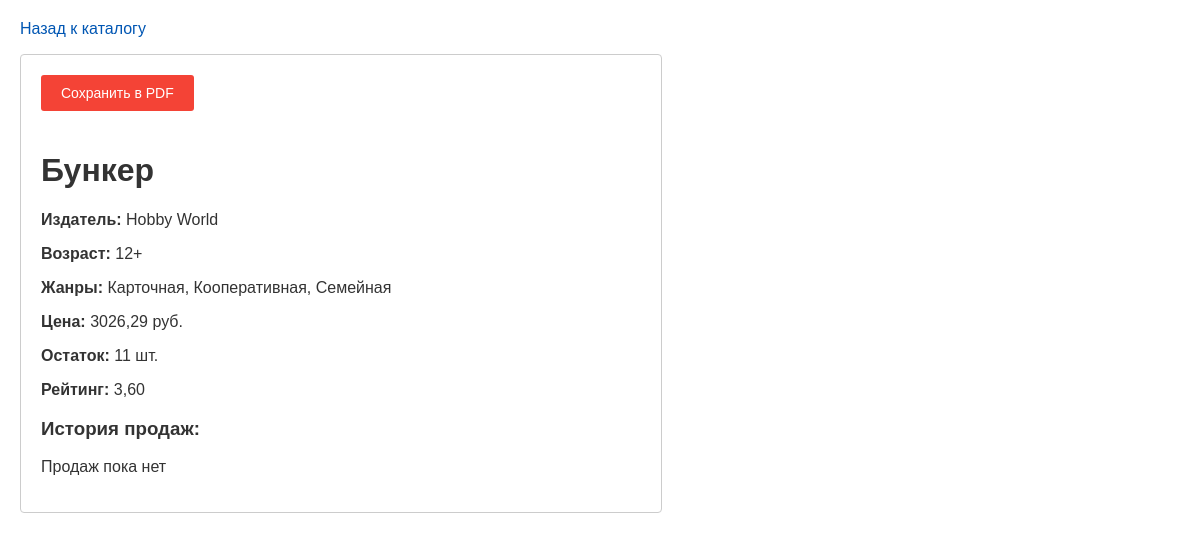
The page /game/39/ on the database its author committed.
### puzzlestore/models.py (models this page shows, shortened)
class BoardGame(models.Model):
    name = models.CharField(
        max_length=255,
        verbose_name="Название игры"
    )
    image = models.ImageField(
        upload_to='games/',
        blank=True,
        null=True,
        verbose_name="Изображение"
    )
    rules_file = models.FileField(
        upload_to='rules/',
        blank=True,
        null=True,
        verbose_name="Правила (PDF)",
        validators=[
            FileExtensionValidator(
                allowed_extensions=['pdf'],
                message='Файл правил должен быть в формате PDF'
            )
        ]
    )
    description = models.TextField(
        blank=True,
        null=True,
        verbose_name="Описание"
    )
    price = models.DecimalField(
        max_digits=10,
        decimal_places=2,
        verbose_name="Цена"
    )
    age_limit = models.ForeignKey(
        AgeLimit,
        on_delete=models.PROTECT,
        related_name='board_games',
        verbose_name="Возрастное ограничение"
    )
    publisher = models.ForeignKey(
        Publisher,
        on_delete=models.PROTECT,
        related_name='board_games',
        verbose_name="Издатель"
    )
    genres = models.ManyToManyField(
        Genre,
        verbose_name="Жанры",
        related_name='board_games'
    )
    creators = models.ManyToManyField(
        Creator,
        through='BoardGameCreator',
        through_fields=('game', 'creator'),
        verbose_name="Создатели",
        related_name='board_games'
    )
    current_stock = models.PositiveIntegerField(
        default=0,
        verbose_name="Текущий остаток на складе"
    )
    rating_avg = models.DecimalField(
        max_digits=3,
        decimal_places=2,
        blank=True,
        null=True,
        verbose_name="Средний рейтинг"
    )
    created_at = models.DateTimeField(
        auto_now_add=True,
        verbose_name="Дата добавления"
    )
    objects = BoardGameManager()
    class Meta:
        verbose_name = "Настольная игра"
        verbose_name_plural = "Настольные игры"
        ordering = ['-created_at']

class Publisher(models.Model):
    name = models.CharField(
        max_length=255,
        unique=True,
        verbose_name="Название издателя"
    )
    website = models.URLField(
        blank=True,
        null=True,
        verbose_name="Сайт издателя"
    )
    class Meta:
        verbose_name = "Издатель"
        verbose_name_plural = "Издатели"
        ordering = ['name']

class AgeLimit(models.Model):
    name = models.CharField(
        max_length=10,
        verbose_name="Название ограничения"
    )
    value = models.PositiveSmallIntegerField(
        verbose_name="Минимальный возраст"
    )
    class Meta:
        verbose_name = "Возрастное ограничение"
        verbose_name_plural = "Возрастные ограничения"
        ordering = ['value']

class Genre(models.Model):
    name = models.CharField(
        max_length=100,
        unique=True,
        verbose_name="Название жанра"
    )
    class Meta:
        verbose_name = "Жанр"
        verbose_name_plural = "Жанры"
        ordering = ['name']

### puzzlestore/views.py (the view)
# urls.py: path('game/<int:pk>/', views.game_detail, name='game_detail'),
def game_detail(request, pk):
    game = get_object_or_404(
        BoardGame.objects.select_related('publisher', 'age_limit'),
        pk=pk
    )
    sales = game.sales.select_related('user').all()
    creators = game.creators.all()
    genres = game.genres.all()
    context = {
        'game': game,
        'sales': sales,
        'creators': creators,
        'genres': genres,
    }
    return render(request, 'puzzlestore/game_detail.html', context)

### puzzlestore/templates/puzzlestore/game_detail.html (shortened to what this page needs)
<!DOCTYPE html>
<html>
<head>
</head>
<body>
    <p class="no-print"><a href="{% url 'puzzlestore:catalog' %}">Назад к каталогу</a></p>
    <div class="card">
        <button class="btn-print no-print" onclick="window.print()">
            Сохранить в PDF
        </button>
        <h1>{{ game.name }}</h1>
        <p><span class="label">Издатель:</span> {{ game.publisher.name }}</p>
        <p><span class="label">Возраст:</span> {{ game.age_limit.name }}</p>
        <p><span class="label">Жанры:</span>
            {% for genre in game.genres.all %}
                {{ genre.name }}{% if not forloop.last %}, {% endif %}
            {% endfor %}
        </p>
        <p><span class="label">Цена:</span> {{ game.price }} руб.</p>
        <p><span class="label">Остаток:</span> {{ game.current_stock }} шт.</p>
        <p><span class="label">Рейтинг:</span> {{ game.rating_avg|default:"—" }}</p>
        <h3>История продаж:</h3>
        {% for sale in sales %}
        <div class="sale">
            <strong>{{ sale.sale_date|date:"d.m.Y H:i" }}</strong><br>
            Количество: {{ sale.quantity }} шт.<br>
            Сумма: {{ sale.unit_price|add:0 }} руб.<br>
            {% if sale.user %}Покупатель: {{ sale.user.username }}{% else %}Гость{% endif %}
        </div>
        {% empty %}
        <p>Продаж пока нет</p>
        {% endfor %}
    </div>
</body>
</html>

### puzzlestore/templates/puzzlestore/game_detail.html (style rules this page uses)
body { font-family: Arial, sans-serif; margin: 20px; color: #333; }
.card { border: 1px solid #ccc; padding: 20px; border-radius: 4px; max-width: 600px; }
.label { font-weight: bold; }
a { color: #0056b3; text-decoration: none; }
.btn-print { background-color: #f44336; color: white; padding: 10px 20px; border: none; border-radius: 3px; cursor: pointer; font-size: 14px; margin-bottom: 20px; }

### rows shown on the page
BoardGame: name "Бункер", publisher.name "Hobby World", age_limit.name "12+", price "3026,29", current_stock "11", rating_avg "3,60"
Genre: name "Карточная"
Genre: name "Кооперативная"
Genre: name "Семейная"
